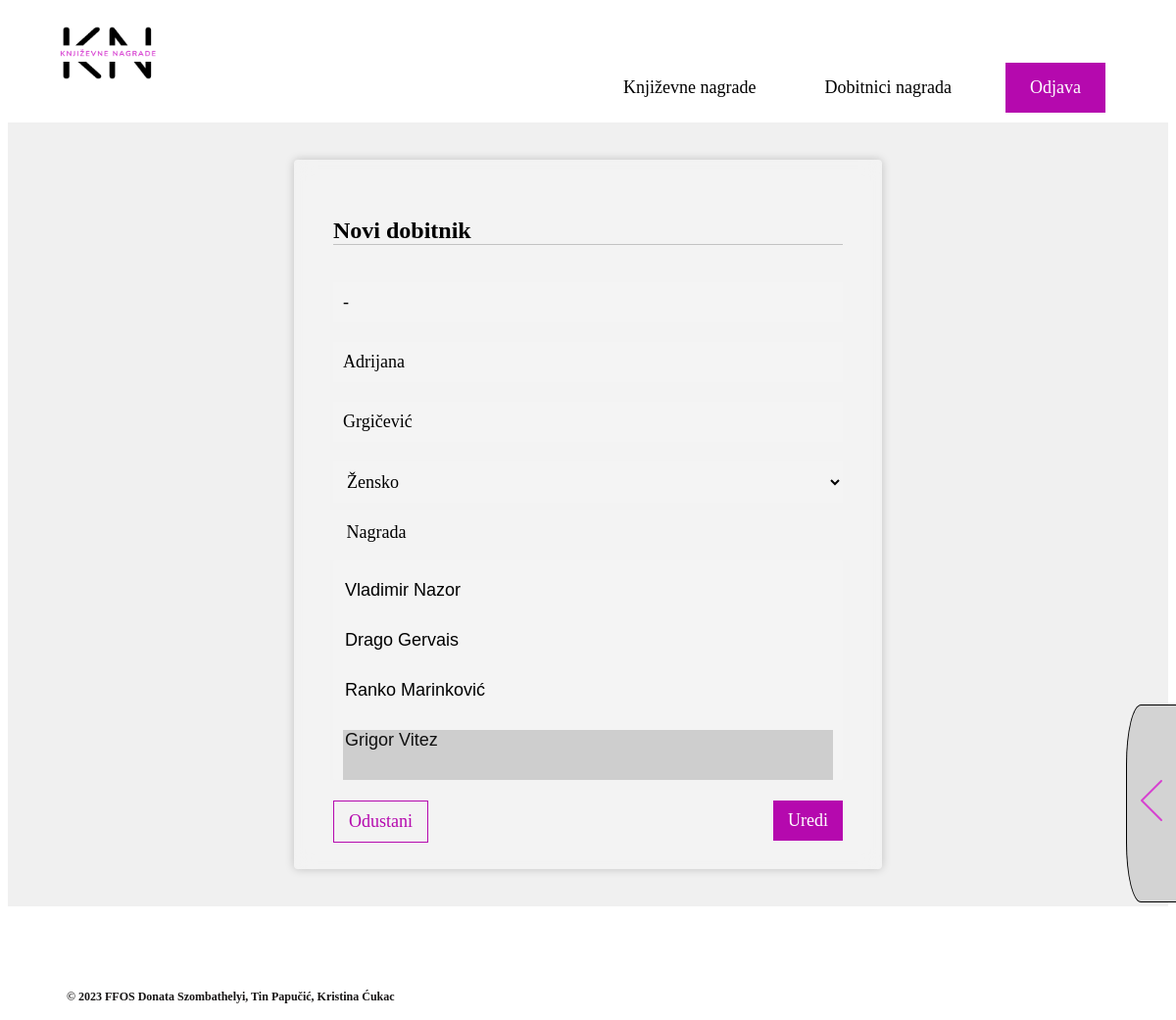
The page /dobitnici_form.php?id=4 (signed in) on the database its author committed.
### tables this page shows
CREATE TABLE `dobitnici` (
  `id_dobitnika` int(6) NOT NULL,
  `ime_autora` varchar(255) NOT NULL,
  `prezime_autora` varchar(255) NOT NULL,
  `spol_autora` varchar(1) DEFAULT NULL,
  `naslov_djela` varchar(255) DEFAULT NULL
);

### dobitnici_form.php (the view, shortened to what this page needs)
<?php
include("template_header.php");
include("pdo.php");
?>
<link href="./styles/dobitnici/dobitnici_form.css" rel="stylesheet" type="text/css" />
<?php
if (isset($_GET["id"])) {
    $id_dobitnika = $_GET["id"];
    $upit = $db->query("SELECT * FROM dobitnici WHERE id_dobitnika=$id_dobitnika");
    $rezultati = $upit->fetchAll();
    $ime = $rezultati[0]["ime_autora"];
    $prezime = $rezultati[0]["prezime_autora"];
    $spol_autora = $rezultati[0]["spol_autora"];
    $naslov_djela = $rezultati[0]["naslov_djela"];
    $gumb = "Uredi";
    $selected_nagrade = array();
    $upit_nagrade_dobitnici = $db->query("SELECT id_nagrade FROM dobitnici_nagrade WHERE id_dobitnika = " . $id_dobitnika);
    $rezultati_nagrade_dobitnici = $upit_nagrade_dobitnici->fetchAll();
    foreach ($rezultati_nagrade_dobitnici as $nagrada_dobitnik) {
        $selected_nagrade[] = $nagrada_dobitnik["id_nagrade"];
    }
}
?>
<div class="glasslayout">
    <div class="form-container">
        <div id="wrapper" class="wrapper wrapperform">
            <div class="form__container" style="padding-bottom: 50px;">
                <form method="post" action="dobitnici_sql.php">
                    <h2 class="form__title text title-default">Novi dobitnik</h2><br>
                    <input class="text input input-default glass-input" type="text" required placeholder="Naziv djela" name="naslov_djela" id="naslov_djela" value='<?php echo $naslov_djela ?>'>
                    <input class="text input input-default glass-input" placeholder="Ime autora" required type="text" name="ime_autora" id="ime_autora" value='<?php echo $ime ?>'>
                    <input class="text input input-default glass-input" placeholder="Prezime autora" required type="text" name="prezime_autora" id="prezime_autora" value='<?php echo $prezime ?>'>
                    <select class="input glass-input" name="spol_autora" required>
                        <option value="Ž" <?php if ($spol_autora == "Ž") echo "selected"; ?>>Žensko</option>
                    </select>
                    <label class="text label list__item-default" id="nagrada" for="naziv_nagrada[]">&nbsp; &nbsp;Nagrada</label><br /><br />
                    <select class="select" name="naziv_nagrada[]" multiple>
                        <?php
                        $upit_nagrade = $db->query("SELECT * FROM nagrade");
                        $rezultati_nagrade = $upit_nagrade->fetchAll();
                        foreach ($rezultati_nagrade as $nagrada) {
                            $selected = in_array($nagrada["id_nagrade"], $selected_nagrade) ? "selected" : "";
                            echo "<option value='" . $nagrada["id_nagrade"] . "'$selected>
                                " . $nagrada["naziv_nagrade"]  . "
                                </option>";
                        }
                        ?>
                    </select>
                    <input class="text pink-button input-default glass-button" id="button" type="submit" name="submit" style="float: right; background: #B509AE;padding: 10px 15px; border: none; color: white; text-decoration: none; font-size: 18px; cursor: pointer; font-family: 'Euclid Circular A Medium'; transition: background 0.3s ease;" value="<?php echo $gumb?>">
                </form>
                <a class="wrapper__button" href='dobitnici.php'>
                    <button class="pink-button form__button form__button--secondary glass-button" style="float: left; border: 1px solid #B509AE; background-color: transparent; font-size: 18px; ">Odustani</button>
                </a>
            </div>
        </div>
    </div>
</div>

### styles/accessibility.css (style rules this page uses)
.sidebar { background-color: gray; border: 1px solid black; border-right: 0px solid black; width: 6rem; height: 25vh; padding: 0; position: fixed; transition: transform 100ms ease-out; right: 0px; bottom: 15vh; }
.sidebar__toggle { position: fixed; background-color: lightgray; right: 6rem; margin-top: -1px; border: 1px solid black; border-right: 0px; height: 25vh; border-bottom-left-radius: 30%; border-top-left-radius: 30%; }
.sidebar__toggle__button { margin-top: 9vh; }
.sidebar--isHidden { transform: translateX(6rem); transition: transform 100ms ease-in; }

### styles/dobitnici/dobitnici_form.css (style rules this page uses)
.glasslayout { display: flex; justify-content: center; align-items: center; min-height: 100vh; background-color: #f0f0f0; }
.form-container { width: 100%; max-width: 600px; padding: 20px; }
.wrapper { background: rgba(255, 255, 255, 0.2); backdrop-filter: blur(10px); padding: 20px; border-radius: 4px; box-shadow: 0px 0px 10px rgba(0, 0, 0, 0.2); }
.form__title { text-align: left; border-bottom: 1px solid rgba(0, 0, 0, 0.2); font-size: 24px; font-family: 'Euclid Circular A Medium'; margin-bottom: 20px; }
.input, .select { width: 100%; background: rgba(255, 255, 255, 0.1); font-size: 18px; font-family: 'Euclid Circular A Medium'; color: #000; margin-bottom: 20px; box-sizing: border-box; padding: 10px; border: none; }
.input::placeholder, .select::placeholder { color: #000; }
.form__button { background: #B509AE; padding: 10px 15px; color: #B509AE; text-decoration: none; font-size: 18px; cursor: pointer; font-family: 'Euclid Circular A Medium'; transition: background 0.3s ease; }
.form__container { padding: 20px; font-family: 'Euclid Circular A Medium'; }
.form__button--secondary { float: right; }
.list__item-default { font-size: 18px; }
.select option { font-family: 'Euclid Circular A Medium', sans-serif; font-size: 18px; height: 50px; }

### styles/footer.css (style rules this page uses)
.footer { background-color: white; position: fixed; bottom: 0; z-index: 0; width: 100%; font-family: 'Times New Roman'; }
.footer__title { color: rgb(23, 21, 21); margin-left: 5vw; font-size: 12px; font-family: 'Times New Roman'; }

### rows shown on the page
dobitnici: naslov_djela "-", ime_autora "Adrijana", prezime_autora "Grgičević", spol_autora "Žensko"

### other values the page prints
form field value "Vladimir Nazor / Drago Gervais / Ranko Marinković / Grigor Vitez ☑"
